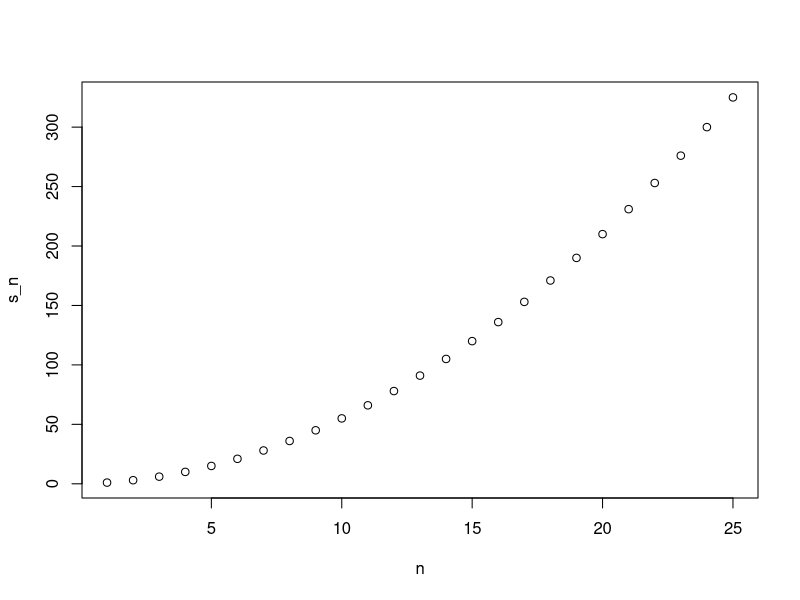
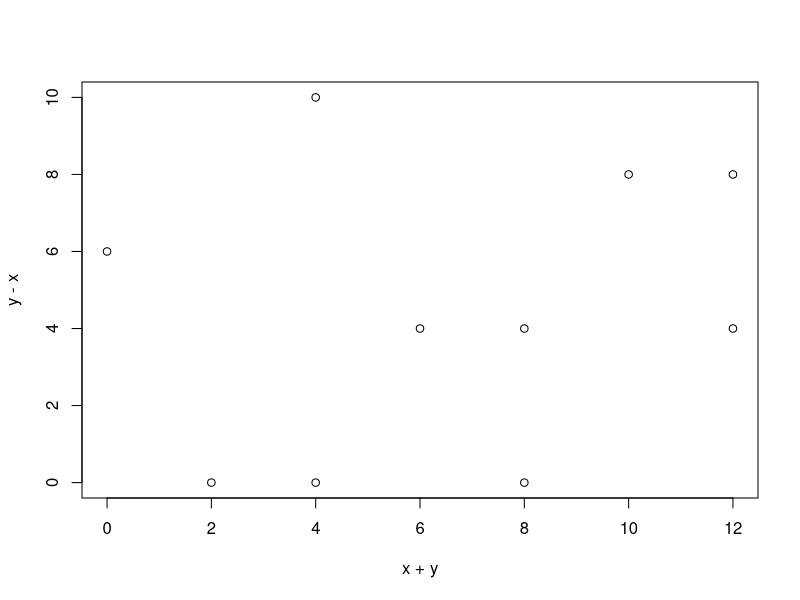

Write the R code that produced these figures, in order. (Note: this script raises an error after producing the figures.)
## ---- chunk 1
a<-0

if(a!=0){
  print(1/a)
} else{
  print("No reciprocal for 0.")
}
## ---- chunk 2
library(dslabs)
data(murders)
murder_rate<-murders$total/murders$population*100000
## ---- chunk 3
ind<- which.min(murder_rate)

if(murder_rate[ind] < 0.5){
  print(murders$state[ind])
} else{
  print("No state has murder rate that low")
}
## ---- chunk 4
if(murder_rate[ind] < 0.25){
  print(murders$state[ind])
} else{
  print("No state has murder rate that low")
}
## ---- chunk 5
a<-0
ifelse(a>0,1/a,NA)
## ---- chunk 6
a<- c(0,1,2,-4,5)
result<- ifelse(a>0,1/a,NA)
## ---- chunk 7
data("na_example")
no_nas<- ifelse(is.na(na_example),0,na_example)
sum(is.na(no_nas))
## ---- chunk 8
z<- c(TRUE, TRUE, FALSE)
any(z)
all(z)
## ---- chunk 9
avg <- function(x){
  s<- sum(x)
  n<- length(x)
  s/n
}
## ---- chunk 10
x<- 1:100
identical(mean(x),avg(x))
## ---- chunk 11
s<-3
avg(1:10)
s
## ---- chunk 12
#my_function <- function(VARIABLE_NAME){
#  perform operations on VARIABLE_NAME and calculate VALUE
#  VALUE
#}
## ---- chunk 13
avg<- function(x, arithmetic = TRUE){
  n<- length(x)
  ifelse(arithmetic, sum(x)/n, prod(x)^(1/n))
}
help(prod)
## ---- chunk 14
#The following objects are masked from ‘package:stats’:
#    filter, lag
#The following objects are masked from ‘package:base’:
#    intersect, setdiff, setequal, union
## ---- chunk 15
search()
## ---- chunk 16
stats::filter
## ---- chunk 17
dplyr::filter
## ---- chunk 18
compute_s_n <- function(n){
  x<-1:n
  sum(x)
}
## ---- chunk 19
for(i in 1:5){
  print(i)
}
## ---- chunk 20
m<-25
s_n <-vector(length=m)
for(n in 1:m){
  s_n[n]<- compute_s_n(n)
}
## ---- chunk 21
n<-1:m
plot(n,s_n)
## ---- chunk 22
x <- 1:10
sqrt(x)
y <- 1:10
x*y
## ---- chunk 23
n<-1:25
compute_s_n(n)
## ---- chunk 24
x<- 1:10
sapply(x, sqrt)
## ---- chunk 25
n<-1:25
s_n<-sapply(n, compute_s_n)
s_n
## ---- chunk 26
x<-c(1,2,-3,4)

if(all(x>0)){
  print("All Positives")
} else{
  print("Not all positives")
}
# ans: "Not all positives"
## ---- chunk 27
ifelse(nchar(murders$state)>8, murders$abb, murders$state)
## ---- chunk 28
sum_n<- function(n){
  x<-1:n
  sum(x)
}
sum_n(5000)
## ---- chunk 29
altman_plot<-function(x,y){
  plot(x+y,y-x)
}
altman_plot(x,y)
## ---- chunk 30
x <- 3
my_func <- function(y){
  x <- 5
  y+5
}
# ans:3
## ---- chunk 31
compute_s_n<- function(n){
  x<-1:n
  sum(x^2)
}
compute_s_n(10)
## ---- chunk 32
s_n<-vector("numeric",25)
for(n in 1:25){
  s_n[n]<- compute_s_n(n)
}
s_n
## ---- chunk 33
s_n<-vector("numeric",25)
n<-1:25
s_n<-sapply(n, compute_s_n)
s_n
## ---- chunk 34
s_n<-vector("numeric",25)
s_n<-1:25
map_dbl(s_n,compute_s_n)
## ---- chunk 35
s_n<-vector("numeric",25)
n<-1:25
s_n<-sapply(n, compute_s_n)
plot(n,s_n)
## ---- chunk 36
n<-1:25
s_n <- n*(n+1)*(2*n+1)/6
plot(n,s_n)
# 위의 11번 그래프와 같음.
